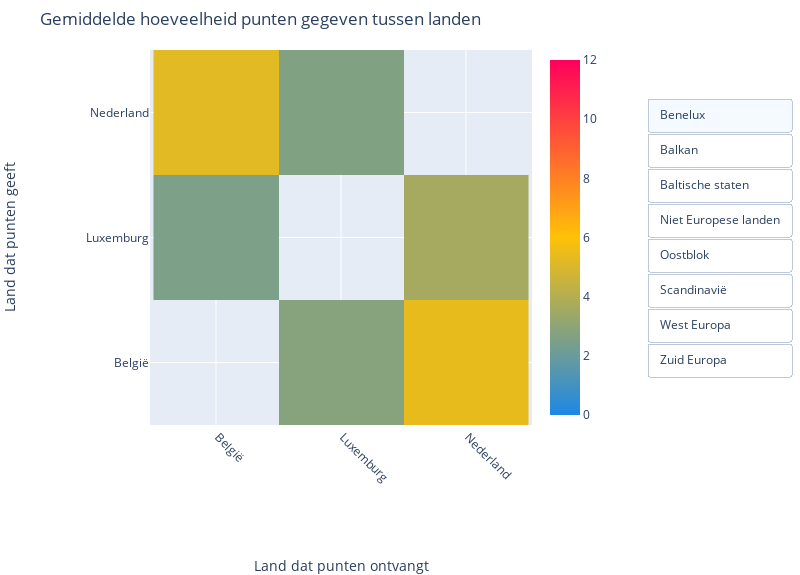

Source (notebook cell):
### Markdown cell above
Als we naar de onderstaande figuur kijken is te zien dat er clusters van landen zijn die vaak op elkaar stemmen. Toch zijn er ook clusters waar dit niet gebeurt. Opvallend is dat er 'voting blocks' zijn. Dat zijn clusters van landen die elk jaar weer veel op elkaar stemmen. In figuur 2 kun je zien dat sommige landen elkaar een stuk meer punten geven dan andere landen. Het gemiddelde aantal punten is ongeveer 2,7, terwijl de Balkan gemiddeld soms wel 9 of 10 punten aan elkaar geeft.

### Code cell
east_block = sorted(['Belarus', 'Bulgaria', 'Czech Republic', 'Hungary', 'Poland', 'Moldova', 'Romania', 'Russia', 'Slovakia','Ukraine'])
west_block = sorted(['Belgium', 'France', 'Germany', 'Luxembourg', 'Austria', 'Monaco', 'The Netherlands','Switzerland', 'United Kingdom', 'Ireland'])
southern_block = sorted(['Albania', 'Bosnia & Herzegovina', 'Croatia', 'Greece', 'Italy', 'Malta', 'Montenegro', 'North Macedonia', 'Portugal', 'San Marino', 'Serbia', 'Slovenia', 'Spain'])
scandinavia = sorted(['Denmark', 'Finland', 'Iceland', 'Norway', 'Sweden'])
baltic_states = sorted(['Estonia', 'Latvia', 'Lithuania'])
benelux = sorted(['The Netherlands', 'Belgium', 'Luxembourg'])
balkan_states = sorted(['Albania', 'Bosnia & Herzegovina', 'Bulgaria', 'Greece', 'Montenegro', 'North Macedonia', 'Croatia', 'Serbia', 'Serbia & Montenegro'])
outside_europe = sorted(['Cyprus', 'Armenia', 'Australia', 'Israel', 'Azerbaijan'])



landnaam_vertaling = {}
with open('landen_vertaling.csv', 'r', newline='') as landnaam_vertaling_bestand:
    reader = csv.reader(landnaam_vertaling_bestand)
    for row in reader:
        engelsenaam, nederlandsenaam = row
        landnaam_vertaling[engelsenaam] = nederlandsenaam

def vertaal_landnamen(lijst):
    nieuwe_lijst = []
    for country in lijst:
        nieuwe_lijst.append(landnaam_vertaling[country])
    return nieuwe_lijst


def mean_points_from(countries):
    list_of_lists_points = []
    for from_country in countries:
        list_points = []
        for to_country in countries:
            if from_country == to_country:
                list_points.append(np.nan)
            else:
                points = eurovision_points_df.loc[(eurovision_points_df['From country'] == from_country) & (eurovision_points_df['To country'] == to_country), 'Points'].mean()
                list_points.append(points)
        list_of_lists_points.append(list_points)
    return list_of_lists_points

fig = go.Figure()

fig.add_trace(go.Heatmap(
                   z=mean_points_from(balkan_states),
                   x=vertaal_landnamen(balkan_states),
                   y=vertaal_landnamen(balkan_states),
                   colorscale=['#1E88E5', '#FFC107', '#FF005D'],
                   visible=False,
                   colorbar=dict(len=1, y=0.5),
                   zmin=0,
                   zmax=12
))

fig.add_trace(go.Heatmap(
                   z=mean_points_from(baltic_states),
                   x=vertaal_landnamen(baltic_states),
                   y=vertaal_landnamen(baltic_states),
                   colorscale=['#1E88E5', '#FFC107', '#FF005D'],
                   visible=False,
                   colorbar=dict(len=1, y=0.5),
                   zmin=0,
                   zmax=12
))

fig.add_trace(go.Heatmap(
                   z=mean_points_from(benelux),
                   x=vertaal_landnamen(benelux),
                   y=vertaal_landnamen(benelux),
                   colorscale=['#1E88E5', '#FFC107', '#FF005D'],
                   visible=True,
                   colorbar=dict(len=1, y=0.5),
                   zmin=0,
                   zmax=12
))

fig.add_trace(go.Heatmap(
                   z=mean_points_from(outside_europe),
                   x=vertaal_landnamen(outside_europe),
                   y=vertaal_landnamen(outside_europe),
                   colorscale=['#1E88E5', '#FFC107', '#FF005D'],
                   visible=False,
                   colorbar=dict(len=1, y=0.5),
                   zmin=0,
                   zmax=12
))

fig.add_trace(go.Heatmap(
                   z=mean_points_from(east_block),
                   x=vertaal_landnamen(east_block),
                   y=vertaal_landnamen(east_block),
                   colorscale=['#1E88E5', '#FFC107', '#FF005D'],
                   visible=False,
                   colorbar=dict(len=1, y=0.5),
                   zmin=0,
                   zmax=12
))

fig.add_trace(go.Heatmap(
                   z=mean_points_from(scandinavia),
                   x=vertaal_landnamen(scandinavia),
                   y=vertaal_landnamen(scandinavia),
                   colorscale=['#1E88E5', '#FFC107', '#FF005D'],
                   visible=False,
                   colorbar=dict(len=1, y=0.5),
                   zmin=0,
                   zmax=12
))

fig.add_trace(go.Heatmap(
                   z=mean_points_from(west_block),
                   x=vertaal_landnamen(west_block),
                   y=vertaal_landnamen(west_block),
                   colorscale=['#1E88E5', '#FFC107', '#FF005D'],
                   visible=False,
                   colorbar=dict(len=1, y=0.5),
                   zmin=0,
                   zmax=12
))

fig.add_trace(go.Heatmap(
                   z=mean_points_from(southern_block),
                   x=vertaal_landnamen(southern_block),
                   y=vertaal_landnamen(southern_block),
                   colorscale=['#1E88E5', '#FFC107', '#FF005D'],
                   visible=False,
                   colorbar=dict(len=1, y=0.5),
                   zmin=0,
                   zmax=12

))

fig.update_layout(
    xaxis=dict(
        scaleanchor='y',
        scaleratio=1,
        title='Land dat punten ontvangt',
        automargin=False,
        title_standoff=225,
        tickangle=45
    ),
    yaxis=dict(
        constrain='domain',
        title='Land dat punten geeft',
        automargin=False,
        title_standoff=225,
        tickangle=0
        ),
    autosize=False,
    margin=dict(t=50, b=150, l=150, r=0),
    height=575,
    width=800
)


fig.update_layout(
    updatemenus=[
        dict(
            buttons=list([
                dict(
                    args=[{"visible": [False, False, True, False, False, False, False, False]}],
                    label="Benelux",
                    method="update"
                ),
                dict(
                    args=[{"visible": [True, False, False, False, False, False, False, False]}],
                    label="Balkan",
                    method="update"
                ),
                dict(
                    args=[{"visible": [False, True, False, False, False, False, False, False]}],
                    label="Baltische staten",
                    method="update"
                ),
                dict(
                    args=[{"visible": [False, False, False, True, False, False, False, False]}],
                    label="Niet Europese landen",
                    method="update"
                ),
                dict(
                    args=[{"visible": [False, False, False, False, True, False, False, False]}],
                    label="Oostblok",
                    method="update"
                ),
                dict(
                    args=[{"visible": [False, False, False, False, False, True, False, False]}],
                    label="Scandinavië",
                    method="update"
                ),
                dict(
                    args=[{"visible": [False, False, False, False, False, False, True, False]}],
                    label="West Europa",
                    method="update"
                ),
                dict(
                    args=[{"visible": [False, False, False, False, False, False, False, True]}],
                    label="Zuid Europa",
                    method="update"
                ),
            ]),
            type='buttons',
            direction="down",
            pad={"r": 10, "t": 10},
            showactive=True,
            x=1.3,
            xanchor="left",
            y=.9,
            yanchor="top"
        ),
    ]
)

fig.update_layout(
    title_text="Gemiddelde hoeveelheid punten gegeven tussen landen"
)

fig.show()

### Figure 1 — Plotly figure (JSON) as saved in the notebook; plotly's stock layout.template omitted (floating-point values rounded to 4 significant figures; data arrays with more than 128 entries replaced by an {"elided": "..."} marker saying what was removed)
{"data": [{"colorbar": {"len": 1, "y": 0.5}, "colorscale": [[0, "#1E88E5"], [0.5, "#FFC107"], [1, "#FF005D"]], "type": "heatmap", "visible": false, "x": [" Albanië", " Bosnië en Herzegovina", " Bulgarije", " Kroatië", " Griekenland", " Montenegro", " Noord-Macedonië", " Servië", " Servië en Montenegro"], "y": [" Albanië", " Bosnië en Herzegovina", " Bulgarije", " Kroatië", " Griekenland", " Montenegro", " Noord-Macedonië", " Servië", " Servië en Montenegro"], "z": [[null, 6.25, 4.727, 1.867, 9.087, 7.167, 9.235, 2.067, 5.667], [4.3, null, 2, 7.7, 3, 7.5, 8.143, 10.89, 11.33], [1.75, 2.583, null, 2.231, 8.083, 0, 5.6, 5.182, 4], [5.312, 8.273, 3.5, null, 2.654, 3.667, 7.278, 8.143, 12], [8.8, 0.9091, 4.667, 1.565, null, 2.25, 0.4118, 2.933, 8], [9.2, 9.286, 2.333, 4.857, 5.143, null, 9, 10.82, null], [10.16, 7.25, 7, 6.056, 2.455, 6.75, null, 8.667, 10], [0.8571, 9.75, 4.444, 6.636, 4.667, 10.2, 10.1, null, null], [5.5, 8.2, 0.5, 8.4, 8.75, null, 9.833, null, null]], "zmax": 12, "zmin": 0}, {"colorbar": {"len": 1, "y": 0.5}, "colorscale": [[0, "#1E88E5"], [0.5, "#FFC107"], [1, "#FF005D"]], "type": "heatmap", "visible": false, "x": [" Estland", " Letland", " Litouwen"], "y": [" Estland", " Letland", " Litouwen"], "z": [[null, 7.75, 3.545], [8.947, null, 7.15], [5.05, 9.562, null]], "zmax": 12, "zmin": 0}, {"colorbar": {"len": 1, "y": 0.5}, "colorscale": [[0, "#1E88E5"], [0.5, "#FFC107"], [1, "#FF005D"]], "type": "heatmap", "visible": true, "x": [" België", " Luxemburg", " Nederland"], "y": [" België", " Luxemburg", " Nederland"], "z": [[null, 2.789, 5.395], [2.526, null, 3.588], [5.222, 2.647, null]], "zmax": 12, "zmin": 0}, {"colorbar": {"len": 1, "y": 0.5}, "colorscale": [[0, "#1E88E5"], [0.5, "#FFC107"], [1, "#FF005D"]], "type": "heatmap", "visible": false, "x": [" Armenië", " Australië", " Azerbaijan", " Cyprus", " Israël"], "y": [" Armenië", " Australië", " Azerbaijan", " Cyprus", " Israël"], "z": [[null, 1.5, 0.1579, 4.917, 3.6], [1.2, null, 1.167, 0.75, 5], [0, 2.667, null, 1.5, 4.429], [5.929, 3.571, 5.875, null, 2.629], [6.5, 7, 5.125, 2.4, null]], "zmax": 12, "zmin": 0}, {"colorbar": {"len": 1, "y": 0.5}, "colorscale": [[0, "#1E88E5"], [0.5, "#FFC107"], [1, "#FF005D"]], "type": "heatmap", "visible": false, "x": [" Wit-Rusland", " Bulgarije", " Tsjechië", " Hongarije", " Moldavië", " Polen", " Roemenië", " Rusland", " Slowakije", " Oekraïne"], "y": [" Wit-Rusland", " Bulgarije", " Tsjechië", " Hongarije", " Moldavië", " Polen", " Roemenië", " Rusland", " Slowakije", " Oekraïne"], "z": [[null, 2.571, 2.875, 0.875, 5.5, 3.308, 1.053, 9.842, 1, 8.571], [2.071, null, 2.5, 2.154, 1.692, 1, 2.375, 4.909, 0, 4], [2, 4, null, 4.111, 1.286, 2, 0, 4.143, null, 5.286], [2.636, 4.889, 4.571, null, 1.5, 2.933, 2.889, 3.75, 0, 3], [5.846, 4.75, 2.667, 1, null, 0.7692, 11.63, 8.391, 2.333, 7.947], [2, 2, 3.143, 3.556, 1.667, null, 2.111, 3, 1, 6.722], [0.8667, 2.273, 2, 5.222, 10.94, 1.643, null, 4.87, 1, 2.579], [6.75, 0.6667, 1, 2.095, 6.476, 1.5, 3.091, null, 0.3333, 6], [1, 0, null, 2, 2.286, 1.8, 1, 1.5, null, 4.286], [8.333, 1.615, 1, 3, 5.353, 4.167, 1.167, 7.588, 4.667, null]], "zmax": 12, "zmin": 0}, {"colorbar": {"len": 1, "y": 0.5}, "colorscale": [[0, "#1E88E5"], [0.5, "#FFC107"], [1, "#FF005D"]], "type": "heatmap", "visible": false, "x": [" Denemarken", " Finland", " IJsland", " Noorwegen", " Zweden"], "y": [" Denemarken", " Finland", " IJsland", " Noorwegen", " Zweden"], "z": [[null, 2.065, 5.607, 4.829, 8.545], [2.829, null, 4.219, 3.762, 6.268], [7.733, 4.645, null, 5.441, 6.703], [5.881, 3.868, 5.065, null, 7.688], [5.767, 4.297, 5, 5.174, null]], "zmax": 12, "zmin": 0}, {"colorbar": {"len": 1, "y": 0.5}, "colorscale": [[0, "#1E88E5"], [0.5, "#FFC107"], [1, "#FF005D"]], "type": "heatmap", "visible": false, "x": [" Oostenrijk", " België", " Frankrijk", " Duitsland", " Ierland", " Luxemburg", " Monaco", " Zwitserland", " Nederland", " Verenigd Koninkrijk"], "y": [" Oostenrijk", " België", " Frankrijk", " Duitsland", " Ierland", " Luxemburg", " Monaco", " Zwitserland", " Nederland", " Verenigd Koninkrijk"], "z": [[null, 1.917, 3.324, 3.27, 4.658, 2.611, 2.333, 3.571, 3.553, 4.421], [3.108, null, 3.098, 3.39, 3.95, 2.789, 2, 3.257, 5.395, 3.548], [2.243, 3.795, null, 2.698, 2.59, 3.111, 3.375, 2.629, 3.535, 3.455], [2.5, 2.513, 2.767, null, 3.535, 2.211, 2.875, 3.154, 3.683, 3.455], [3, 3.513, 3.095, 3.333, null, 3.611, 2.125, 3.282, 3.667, 4.628], [0.7778, 2.526, 4.944, 3.526, 5.333, null, 3.4, 4.211, 3.588, 6.474], [1.667, 3.25, 6.625, 4, 3.444, 2, null, 3.222, 3.556, 5.25], [2.514, 1.889, 3.7, 3.575, 4.61, 1.368, 2, null, 3.694, 3.463], [2.194, 5.222, 3.1, 3.425, 3.512, 2.647, 2.25, 3.758, null, 2.585], [3.359, 2.725, 2.068, 3.273, 6.182, 3, 3, 3.262, 2.65, null]], "zmax": 12, "zmin": 0}, {"colorbar": {"len": 1, "y": 0.5}, "colorscale": [[0, "#1E88E5"], [0.5, "#FFC107"], [1, "#FF005D"]], "type": "heatmap", "visible": false, "x": [" Albanië", " Bosnië en Herzegovina", " Kroatië", " Griekenland", " Italië", " Malta", " Montenegro", " Noord-Macedonië", " Portugal", " San Marino", " Servië", " Slovenië", " Spanje"], "y": [" Albanië", " Bosnië en Herzegovina", " Kroatië", " Griekenland", " Italië", " Malta", " Montenegro", " Noord-Macedonië", " Portugal", " San Marino", " Servië", " Slovenië", " Spanje"], "z": {"elided": "13x13 float values"}, "zmax": 12, "zmin": 0}], "layout": {"autosize": false, "height": 575, "margin": {"b": 150, "l": 150, "r": 0, "t": 50}, "title": {"text": "Gemiddelde hoeveelheid punten gegeven tussen landen"}, "updatemenus": [{"buttons": [{"args": [{"visible": [false, false, true, false, false, false, false, false]}], "label": "Benelux", "method": "update"}, {"args": [{"visible": [true, false, false, false, false, false, false, false]}], "label": "Balkan", "method": "update"}, {"args": [{"visible": [false, true, false, false, false, false, false, false]}], "label": "Baltische staten", "method": "update"}, {"args": [{"visible": [false, false, false, true, false, false, false, false]}], "label": "Niet Europese landen", "method": "update"}, {"args": [{"visible": [false, false, false, false, true, false, false, false]}], "label": "Oostblok", "method": "update"}, {"args": [{"visible": [false, false, false, false, false, true, false, false]}], "label": "Scandinavië", "method": "update"}, {"args": [{"visible": [false, false, false, false, false, false, true, false]}], "label": "West Europa", "method": "update"}, {"args": [{"visible": [false, false, false, false, false, false, false, true]}], "label": "Zuid Europa", "method": "update"}], "direction": "down", "pad": {"r": 10, "t": 10}, "showactive": true, "type": "buttons", "x": 1.3, "xanchor": "left", "y": 0.9, "yanchor": "top"}], "width": 800, "xaxis": {"automargin": false, "scaleanchor": "y", "scaleratio": 1, "tickangle": 45, "title": {"standoff": 225, "text": "Land dat punten ontvangt"}}, "yaxis": {"automargin": false, "constrain": "domain", "tickangle": 0, "title": {"standoff": 225, "text": "Land dat punten geeft"}}}}
